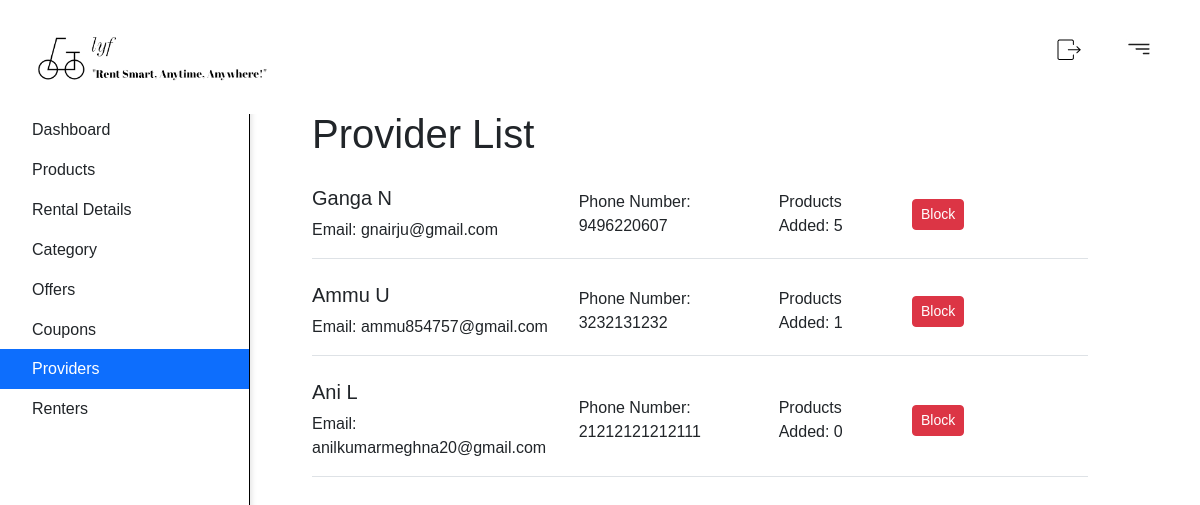
Screenshot of /providerList (signed in) with the database file from the repository.
### user/models.py (models this page shows, shortened)
class CustomUser(AbstractBaseUser, PermissionsMixin):
    phone_number_validator = RegexValidator(
        regex=r'^\d{1,15}$',  # This regex allows 1 to 15 digits
        message='Phone number must contain only digits.',
        code='invalid_phone_number'
    )
    email = models.EmailField(unique=True)
    first_name = models.CharField(max_length=30)
    last_name = models.CharField(max_length=30,null=True)
    phone_number = models.CharField(
        max_length=15,
        blank=True,
        null=True,
        validators=[phone_number_validator]
    )
    is_active = models.BooleanField(default=True)
    is_staff = models.BooleanField(default=False)
    is_super = models.BooleanField(default=False)
    date_joined = models.DateTimeField(default=timezone.now)
    referrer = models.ForeignKey('self',on_delete=models.SET_NULL,null=True,blank=True,related_name='referred_users')
    referral_code = models.CharField(max_length=10,unique=True,blank=True,null=True)
    objects = CustomUserManager()
    USERNAME_FIELD = 'email'
    REQUIRED_FIELDS = ['first_name', 'last_name','phone_number']
    def get_full_name(self):
        return f"{self.first_name} {self.last_name}"
    class Meta:
        verbose_name = 'User'
        verbose_name_plural = 'Users'

### adminPanel/views.py (the view)
    def wrapper(request, *args, **kwargs):
        if request.user.is_authenticated and request.user.is_staff:
            return view_func(request, *args, **kwargs)
        else:
            return HttpResponseForbidden("You don't have permission to access this page.")

### adminPanel/views.py (called while the page is built)
def admin_access_required(view_func):
    def wrapper(request, *args, **kwargs):
        if request.user.is_authenticated and request.user.is_staff:
            return view_func(request, *args, **kwargs)
        else:
            return HttpResponseForbidden("You don't have permission to access this page.")
    return wrapper

@admin_access_required
def providerList(request):
    provider=CustomUser.objects.filter(is_staff=True).exclude(is_superuser=True)
    return render(request,'adminPanel/providerList.html',{'provider':provider})

### templates/adminPanel/providerList.html (shortened to what this page needs)
{% extends "adminPanel/adminPanel.html" %}
{% block content%}
<div id="sidebarMenu" class="sidebar bg-white">
    <div class="position-sticky">
        <div class="list-group list-group-flush">
            <a href="{% url 'adminPanel:adminPanel' %}" class="list-group-item list-group-item-action py-2 ripple">
                <span>Dashboard</span>
            </a>
            <a href="{% url 'adminPanel:adminProducts' %}" class="list-group-item list-group-item-action py-2 ripple">
                <span>Products</span>
            </a>
            <a href="{% url 'order:rental_management' %}" class="list-group-item list-group-item-action py-2 ripple">
                <span>Rental Details</span>
            </a>
            <a href="{% url 'adminPanel:adminCategory' %}" class="list-group-item list-group-item-action py-2 ripple ">
                <span>Category</span>
            </a>
            <a href="{% url 'adminPanel:user_offers' %}" class="list-group-item list-group-item-action py-2 ripple">
                <span>Offers</span>
            </a>
            <a href="{% url 'adminPanel:coupons_page' %}" class="list-group-item list-group-item-action py-2 ripple">
                <span>Coupons</span>
            </a>
            <a href="{% url 'adminPanel:providerList' %}" class="list-group-item list-group-item-action py-2 ripple active">
                <span>Providers</span>
            </a>
            <a href="{% url 'adminPanel:renterList' %}" class="list-group-item list-group-item-action py-2 ripple">
                <span>Renters</span>
            </a>
        </div>
    </div>
</div>
<div id="productContent" class="container d-flex flex-column" style="max-width: 800px; height: 500px; margin-top: 110px; margin-left: 300px;">
    <h1 class="text-2xl">Provider List</h1>
    {% if provider %}
        <ul class="list-unstyled" style="margin-top: 20px;">
            {% for user in provider %}
                <li class="mb-4 pb-3 border-bottom">
                    <div class="row align-items-center">
                        <div class="col-md-4">
                            <h5>{{ user.get_full_name }}</h5>
                            <p class="mb-0">Email: {{ user.email }}</p>
                        </div>
                        <div class="col-md-3">
                            <p class="mb-0">Phone Number: {{ user.phone_number }}</p>
                        </div>
                        <div class="col-md-2">
                            <p class="mb-0">Products Added: {{ user.products.count }}</p>
                        </div>
                        <div class="col-md-3 text-md-right">
                            <form method="post" action="{% url 'adminPanel:blockUnblockUserRenter' user.id %}" class="d-inline">
                                {% if user.is_active %}
                                    <button type="submit" class="btn btn-danger btn-sm">Block</button>
                                {% else %}
                                    <button type="submit" class="btn btn-success btn-sm">Unblock</button>
                                {% endif %}
                            </form>
                        </div>
                    </div>
                </li>
            {% endfor %}
        </ul>
    {% else %}
        <div class="alert alert-info mt-4">
            No providers found.
        </div>
    {% endif %}
</div>
{% endblock %}

### staticfields/style.css (style rules this page uses)
* { font-family: 'poppins',sans-serif; margin: 0; padding: 0; box-sizing: border-box; }
body { background: #ffffff; }
a { text-decoration: none; color: black; }

### templates/adminPanel/adminPanel.html (style rules this page uses)
body { margin: 0; padding: 0; }
.list-group-item { border: none; cursor: pointer; }
.active { background-color: #9cc4f0; color: #fff; }
#sidebarMenu { width: 250px; position: fixed; top: 0; left: 0; height: 100%; overflow-y: auto; background-color: #fff; border-right: 1px solid #000000; border-top: 4px solid #007bff; box-shadow: 2px 0px 5px rgba(0, 0, 0, 0.1); padding-top: 56px; margin-top: 50px; }

### rows the page displays
CustomUser: get_full_name "Ganga N", email "gnairju@gmail.com", phone_number "9496220607", products.count "5", is_active "Block"
CustomUser: get_full_name "Ammu U", email "ammu854757@gmail.com", phone_number "3232131232", products.count "1", is_active "Block"
CustomUser: get_full_name "Ani L", email "anilkumarmeghna20@gmail.com", phone_number "21212121212111", products.count "0", is_active "Block"
